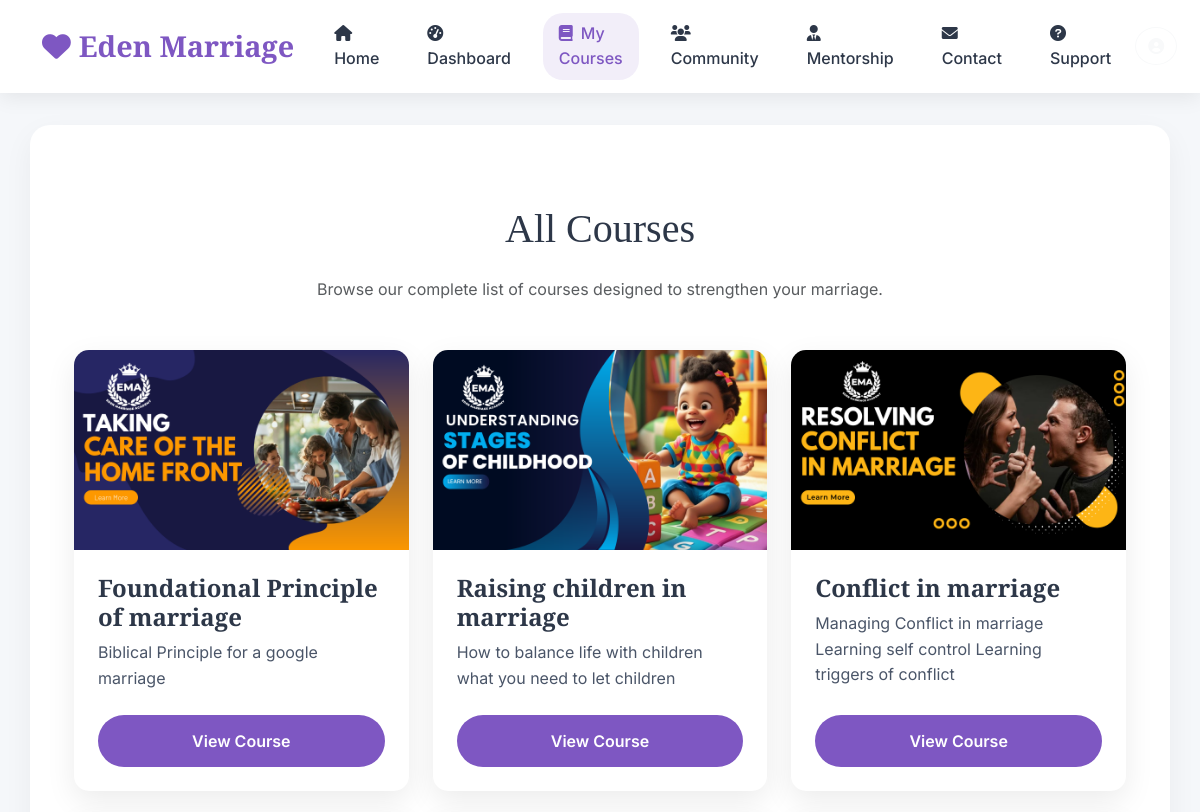
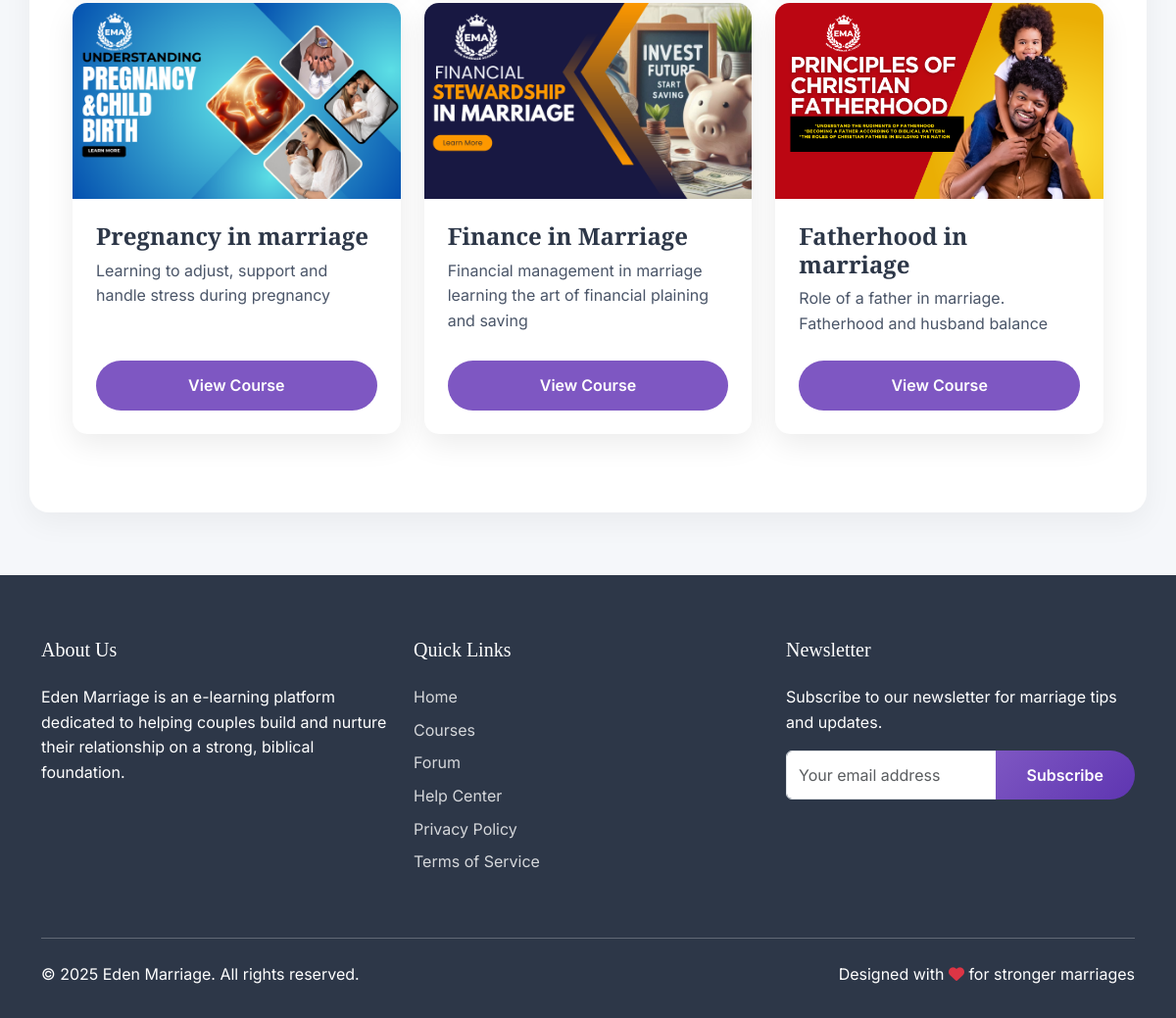
Page /course/ (signed in) on the committed database (2 pictures, top to bottom).
### core/models.py (models this page shows, shortened)
class Lesson(models.Model):
    title = models.CharField(max_length=200)
    content = models.TextField()
    image = models.ImageField(upload_to='lesson_images/', blank=True, null=True)

### core/views.py (the view)
# urls.py: path('course/', views.course, name='course'),
@login_required
def course(request):
    lessons = Lesson.objects.all()
    return render(request, 'course.html', {'lessons': lessons})

### templates/course.html (shortened to what this page needs)
{% extends 'base.html' %}
{% load static %}
{% block content %}
<div class="container py-5">
    <h1 class="text-center mb-4">All Courses</h1>
    <p class="text-center text-muted mb-5">Browse our complete list of courses designed to strengthen your marriage.</p>
    <div class="row g-4">
        {% for lesson in lessons %}
        <div class="col-md-6 col-lg-4">
            <div class="card course-card h-100">
                {% if lesson.image %}
                <img src="{{ lesson.image.url }}" class="card-img-top" alt="{{ lesson.title }} Course Image">
                {% endif %}
                <div class="card-body d-flex flex-column">
                    <h5 class="card-title">{{ lesson.title }}</h5>
                    <p class="card-text">{{ lesson.content|truncatewords:20 }}</p>
                    <div class="mt-auto">
                        <a href="{% url 'lesson_detail' lesson.id %}" class="btn btn-course w-100">View Course</a>
                    </div>
                </div>
            </div>
        </div>
        {% empty %}
        <div class="col-12">
            <p class="text-center text-muted">No courses found. Please add some courses via the admin panel.</p>
        </div>
        {% endfor %}
    </div>
</div>
{% endblock %}

### templates/base.html (style rules this page uses)
:root { --primary-color: #7E57C2; --secondary-color: #5E35B1; --accent-color: #D81B60; --success-color: #43A047; --warning-color: #FFB300; --light-bg: #F5F7FA; --dark-color: #2D3748; --text-color: #4A5568; }
body { font-family: 'Inter', sans-serif; color: var(--text-color); background-color: var(--light-bg); line-height: 1.6; }
h1, h2, h3, h4, h5, h6 { font-family: 'Playfair Display', serif; color: var(--dark-color); }
.card { border: none; border-radius: 15px; box-shadow: 0 10px 30px rgba(0, 0, 0, 0.08); transition: all 0.3s ease; overflow: hidden; background: white; }

### templates/course.html (style rules this page uses)
.course-card { border: none; border-radius: 15px; box-shadow: 0 10px 30px rgba(0, 0, 0, 0.08); transition: transform 0.3s ease, box-shadow 0.3s ease; overflow: hidden; background: white; }
.card-img-top { height: 200px; object-fit: cover; }
.card-body { padding: 1.5rem; }
.card-title { font-size: 1.5rem; font-weight: 700; color: var(--dark-color); }
.card-text { color: var(--text-color); margin-bottom: 1.5rem; }
.btn-course { background-color: var(--primary-color); color: white; font-weight: 600; border-radius: 30px; padding: 0.8rem 2rem; transition: all 0.3s ease; }

### rows in the picture
Lesson: image (picture), title "Foundational Principle of marriage", content "Biblical Principle for a google marriage"
Lesson: image (picture), title "Raising children in marriage", content "How to balance life with children what you need to let children"
Lesson: image (picture), title "Conflict in marriage", content "Managing Conflict in marriage Learning self control Learning triggers of conflict"
Lesson: image (picture), title "Pregnancy in marriage", content "Learning to adjust, support and handle stress during pregnancy"
Lesson: image (picture), title "Finance in Marriage", content "Financial management in marriage learning the art of financial plaining and saving"
Lesson: image (picture), title "Fatherhood in marriage", content "Role of a father in marriage. Fatherhood and husband balance"
